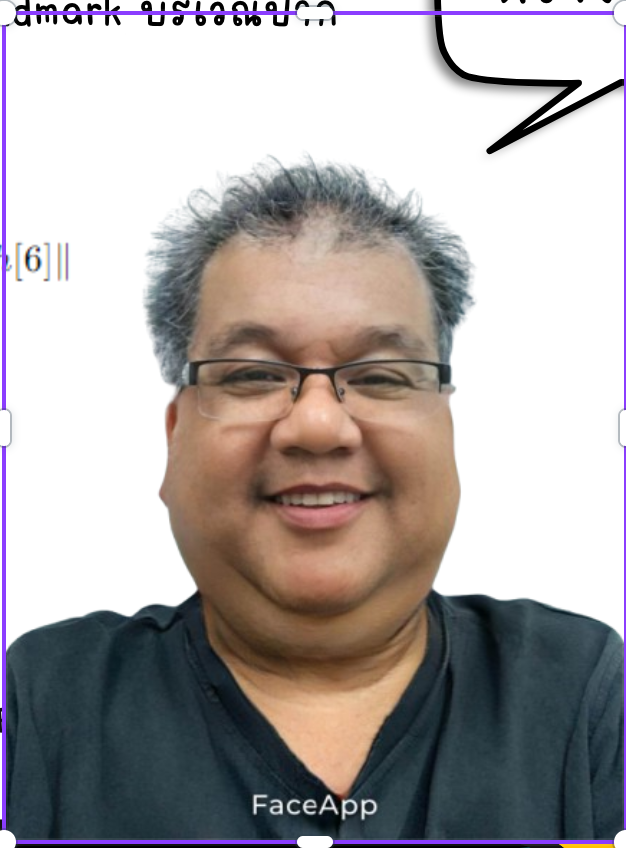
#> input picture Images/image.png, 626 x 848 px
$ python pic_cartoon.py
#> lines starting #> are read from the running program, lines starting #| are printed output that depends on the picture
import cv2
import numpy as np

# Cartoon PS2-style effect function
def cartoon_ps2_style(image):
    scale = 0.5  # Downscale for processing
    small_image = cv2.resize(image, (0, 0), fx=scale, fy=scale, interpolation=cv2.INTER_LINEAR)
    image = cv2.resize(small_image, (image.shape[1], image.shape[0]), interpolation=cv2.INTER_NEAREST)

    # Bilateral filter for smooth colors
    color = cv2.bilateralFilter(image, d=5, sigmaColor=75, sigmaSpace=75)

    # Color quantization (reduce color palette)
    Z = color.reshape((-1, 3))
    Z = np.float32(Z)
    K = 8  # Fewer colors for faster quantization
    criteria = (cv2.TERM_CRITERIA_EPS + cv2.TERM_CRITERIA_MAX_ITER, 5, 1.0)
    _, labels, centers = cv2.kmeans(Z, K, None, criteria, 5, cv2.KMEANS_RANDOM_CENTERS)
    centers = np.uint8(centers)
    quantized_image = centers[labels.flatten()]
    quantized_image = quantized_image.reshape((image.shape))

    # Detect edges
    gray = cv2.cvtColor(image, cv2.COLOR_BGR2GRAY)
    edges = cv2.Canny(gray, 50, 150)

    # Combine quantized colors and edges
    edges = cv2.cvtColor(edges, cv2.COLOR_GRAY2BGR)
    cartoon = cv2.subtract(quantized_image, edges)

    return cartoon

def add_comic_bubble_with_image(frame, faces, bubble_image_path, text="NAH\nI'D\nWIN",
                                text_color=(0, 0, 0), bubble_size_factor=1.5,
                                bubble_offset=(80, -10), text_offset=(0, 0), font_thickness=1):
    bubble_image = cv2.imread(bubble_image_path, cv2.IMREAD_UNCHANGED)  # Load bubble image with alpha channel

    for (x, y, w, h) in faces:
        # Resize the bubble image relative to the face size
        bubble_width = int(w * bubble_size_factor)  # Width scales with face width
        bubble_height = int(h * bubble_size_factor // 2)  # Height scales with face height
        resized_bubble = cv2.resize(bubble_image, (bubble_width, bubble_height), interpolation=cv2.INTER_AREA)

        # Calculate position for overlaying the bubble
        bubble_x = x + w // 2 - bubble_width // 2 + bubble_offset[0]  # Horizontal offset
        bubble_y = y - bubble_height + bubble_offset[1]  # Vertical offset (e.g., above the face)

        # Ensure the bubble does not go out of the frame bounds
        bubble_x = max(0, min(bubble_x, frame.shape[1] - bubble_width))
        bubble_y = max(0, min(bubble_y, frame.shape[0] - bubble_height))

        # Overlay the bubble image with transparency
        for c in range(3):  # Iterate over color channels
            alpha = resized_bubble[:, :, 3] / 255.0  # Extract alpha channel
            frame[bubble_y:bubble_y + bubble_height, bubble_x:bubble_x + bubble_width, c] = \
                (alpha * resized_bubble[:, :, c] +
                 (1 - alpha) * frame[bubble_y:bubble_y + bubble_height, bubble_x:bubble_x + bubble_width, c])

        # Add multi-line text inside the bubble
        lines = text.split("\n")  # Split text into lines
        font = cv2.FONT_HERSHEY_SIMPLEX
        font_scale = 0.6
        line_spacing = 10  # Spacing between lines

        # Calculate text position relative to the bubble
        text_size = [cv2.getTextSize(line, font, font_scale, font_thickness)[0] for line in lines]
        total_height = sum(size[1] for size in text_size) + (len(lines) - 1) * line_spacing

        # Start drawing text at the center of the bubble with additional offsets
        start_y = bubble_y + bubble_height // 2 - total_height // 2 + text_offset[1]

        for i, line in enumerate(lines):
            text_x = bubble_x + bubble_width // 2 - text_size[i][0] // 2 + text_offset[0]  # Center horizontally
            text_y = start_y + i * (text_size[i][1] + line_spacing) + text_size[i][1] // 2  # Adjust for line spacing
            cv2.putText(frame, line, (text_x, text_y), font, font_scale, text_color, font_thickness, cv2.LINE_AA)

# Initialize Haar Cascade for face detection
face_cascade = cv2.CascadeClassifier(r'Data/haarcascade_frontalface_default.xml')

# Path to your input image
input_image_path = r'Images/image.png'

# Path to your custom comic bubble image
bubble_image_path = r'Images/nah.png'

# Read the input image
frame = cv2.imread(input_image_path)
#> frame is the input picture: shape (848, 626, 3); mean B, G, R 167.5, 167.8, 173.3

if frame is None:
    print("Error: Could not read the input image.")
    exit()

# Detect faces
gray_frame = cv2.cvtColor(frame, cv2.COLOR_BGR2GRAY)
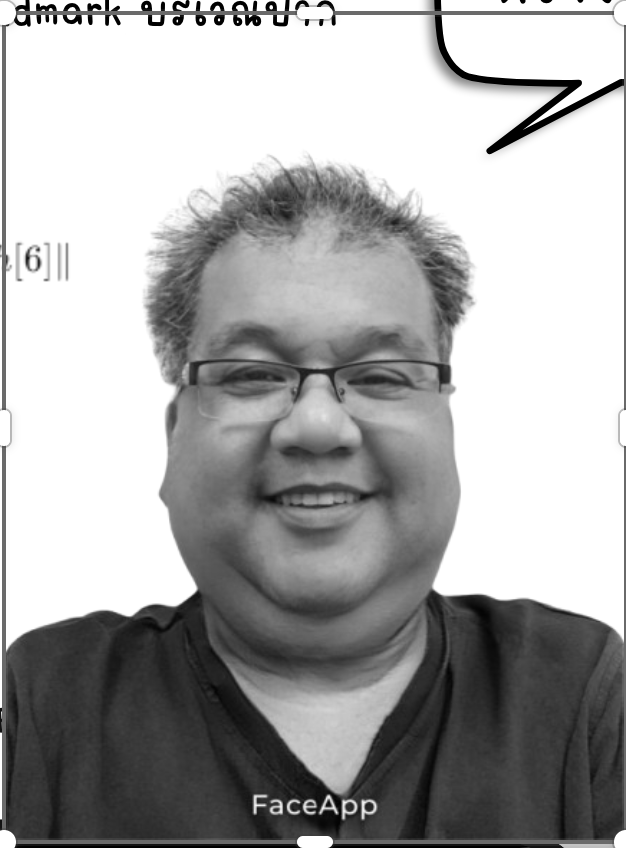
#> gray_frame: shape (848, 626); min 0, max 255, mean 169.4
faces = face_cascade.detectMultiScale(gray_frame, scaleFactor=1.2, minNeighbors=4, minSize=(40, 40))
#> faces = [[136, 237, 354, 354]]

# Apply cartoon PS2-style effect
cartoon_frame = cartoon_ps2_style(frame)
#> in cartoon_ps2_style, `small_image = cv2.resize(image, (0, 0), fx=scale, fy=scale, interpolat..`:
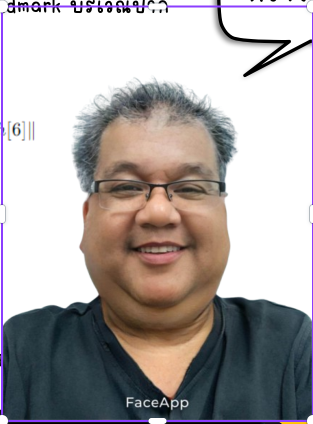
#> small_image: shape (424, 313, 3); mean B, G, R 167.5, 167.9, 173.4
#> in cartoon_ps2_style, `_, labels, centers = cv2.kmeans(Z, K, None, criteria, 5, cv2.KMEANS_RA..`: centers = [[10.45, 194.1, 251.6], [69.61, 81.19, 98.69], [91.52, 116, 153.8], [147.8, 169.7, 202.8], [254.5, 254.4, 254.3], [134.5, 135.2, 134.5], [253.1, 78.54, 148.6], [57.44, 51.13, 36.95]]
#> in cartoon_ps2_style, `centers = np.uint8(centers)`: centers = [[10, 194, 251], [69, 81, 98], [91, 115, 153], [147, 169, 202], [254, 254, 254], [134, 135, 134], [253, 78, 148], [57, 51, 36]]
#> in cartoon_ps2_style, `quantized_image = quantized_image.reshape((image.shape))`:
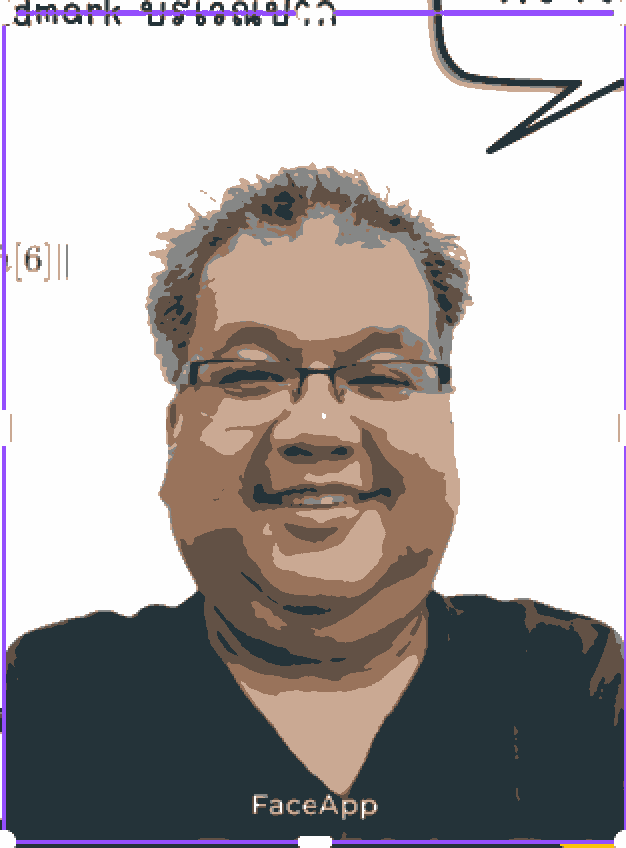
#> quantized_image: shape (848, 626, 3); mean B, G, R 167.3, 167.8, 173.1
#> in cartoon_ps2_style, `edges = cv2.Canny(gray, 50, 150)`:
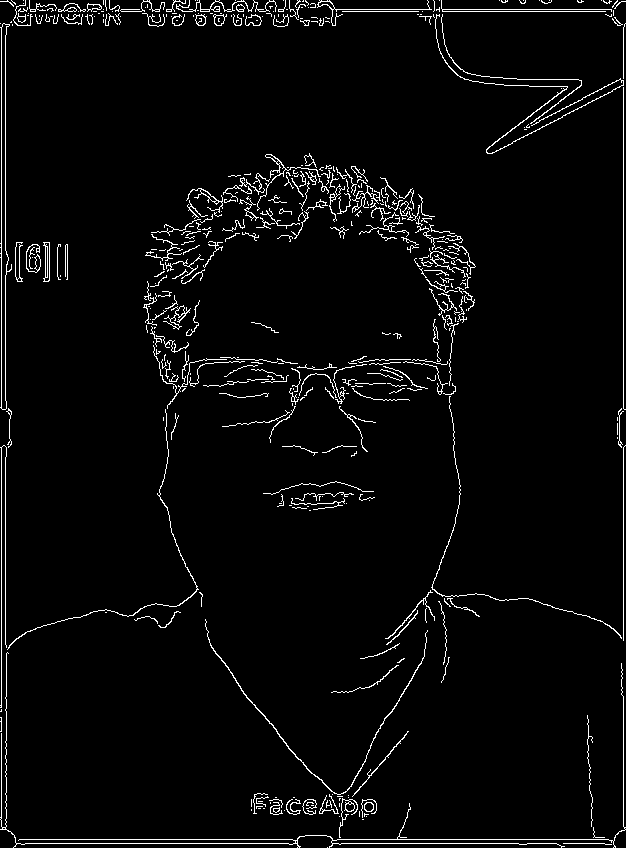
#> edges: shape (848, 626); 3.4% white in thin lines or dots
#> in cartoon_ps2_style, `edges = cv2.cvtColor(edges, cv2.COLOR_GRAY2BGR)`: edges: shape (848, 626, 3); 3.4% white in thin lines or dots

# Add comic text bubbles to the cartoon frame
add_comic_bubble_with_image(cartoon_frame, faces, bubble_image_path, text="NAH\nI'D\nWIN")
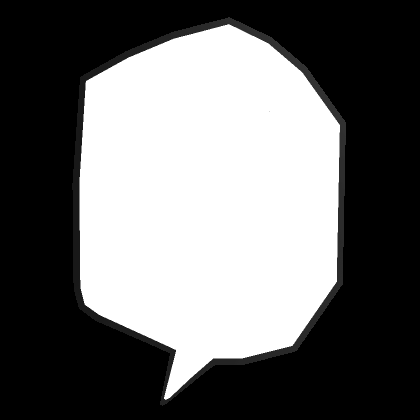
#> input picture Images/nah.png, 420 x 420 px
#> in add_comic_bubble_with_image, bubble_image is the input picture: shape (420, 420, 4); mean B, G, R, A 107.9, 107.9, 107.9, 115.8
#> the loop in add_comic_bubble_with_image, `for (x, y, w, h) in faces:` made 1 pass
#> (x, y, w, h, bubble_width, bubble_height, bubble_x, bubble_y) on pass 1: (136, 237, 354, 354, 531, 265, 95, 0)
#> pass 1, in add_comic_bubble_with_image, `resized_bubble = cv2.resize(bubble_image, (bubble_width, bubble_height..`:
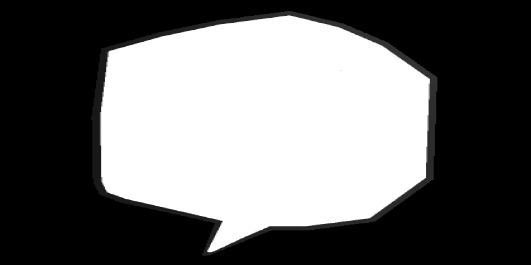
#> resized_bubble: shape (265, 531, 4); mean B, G, R, A 107.9, 107.9, 107.9, 115.8
#> after the loop in add_comic_bubble_with_image, `for (x, y, w, h) in faces:`:
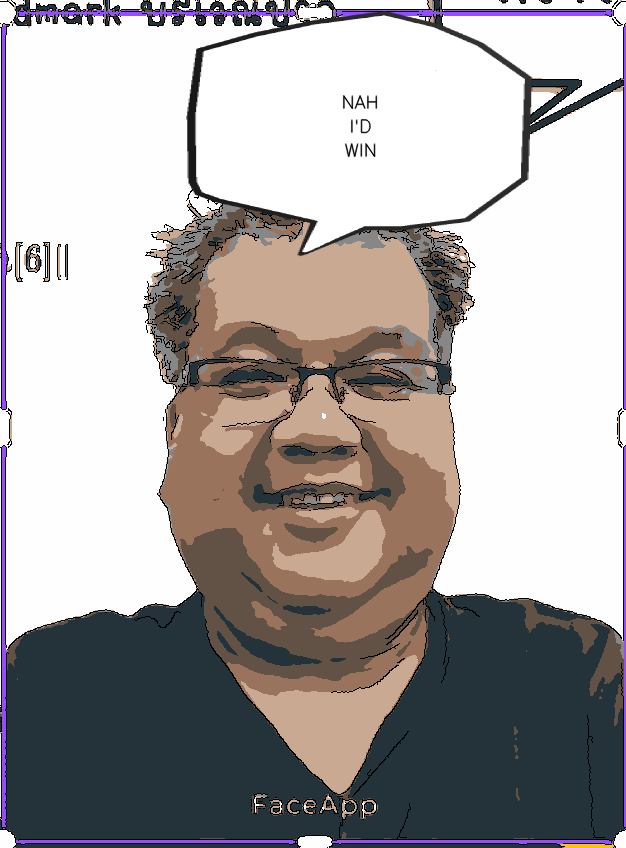
#> frame: shape (848, 626, 3); mean B, G, R 164.2, 164.9, 169.5

# Save the result as a PNG file
output_image_path = r'Images/output.png'
cv2.imwrite(output_image_path, cartoon_frame)
print(f"Output saved at: {output_image_path}")

# Optionally, display the result
cv2.imshow('Cartoon PS2 Style with Comic Bubble', cartoon_frame)
cv2.waitKey(0)
cv2.destroyAllWindows()
